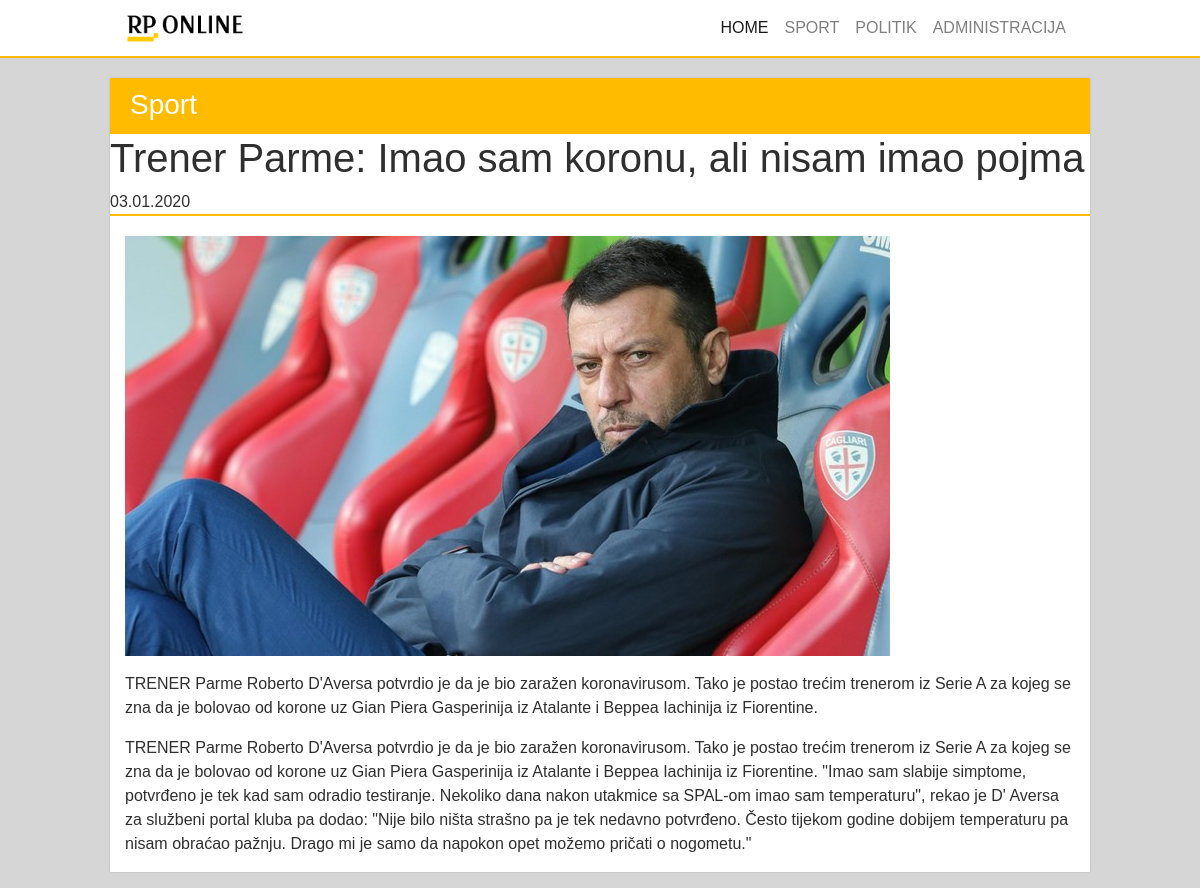
/?page=clanci&kat=sport&cid=4, run on the app's committed database.
### tables this page shows
CREATE TABLE `clanak` (
  `id` int(11) NOT NULL,
  `datum` date NOT NULL DEFAULT current_timestamp(),
  `naslov` varchar(64) NOT NULL,
  `sazetak` text NOT NULL,
  `tekst` text NOT NULL,
  `slika` varchar(64) NOT NULL,
  `kategorija` varchar(64) NOT NULL,
  `arhiva` tinyint(4) NOT NULL
);

### system/funkcije.php (called while the page is built)
<?php
function clean($data) {
    if (is_array($data)) {
        foreach ($data as $key => $value) {
            unset($data[$key]);
            $data[clean($key)] = clean($value);
        }
    } else {
        $data = htmlspecialchars($data, ENT_COMPAT, 'UTF-8');
    }
    return $data;
}
?>

### system/config.php (called while the page is built)
<?php
    $config['host'] = "localhost";
    $config['port'] = "3306";
    $config['username'] = "root";
    $config['password'] = "";
    $config['ime_baze'] = "vijesti";
    $config['image_path'] = "/images"
?>

### system/init.php (called while the page is built, shortened)
<?php
include('config.php');
include("mysql_driver.php");
include('funkcije.php');
include('clanak_class.php');
$db_host = $config['host']. ':' . $config['port'];
$db = new baza($db_host, $config['username'], $config['password'], $config['ime_baze']);
$clanak = new Clanak($db);

### system/mysql_driver.php (called while the page is built, shortened)
<?php
class baza {
    private $veza;
    public function __construct($host, $username, $password, $ime_baze) {
        $this->veza = new mysqli($host, $username, $password, $ime_baze);
        $this->veza->set_charset("utf8");
        $this->veza->query("SET SQL_MODE = ''");
    }
    public function query($sql) {
        $query = $this->veza->query($sql);
        if (!$this->veza->errno){
            if (isset($query->num_rows)) {
                $podaci = array();
                while ($red = $query->fetch_assoc()) {
                    $podaci[] = $red;
                }
                $rezultat = new stdClass();
                $rezultat->num_rows = $query->num_rows;
                $rezultat->row = isset($podaci[0]) ? $podaci[0] : array();
                $rezultat->rows = $podaci;
                return $rezultat;
            } else {
            return true;
            }
        } else {
            die("GREŠKA: Dogodila se greška kod slanja upita [" . $sql . "] prema bazi! <br /> " . $this->veza->error . "<br /> Kod: " . $this->veza->errno. "<br /> " );
        }
    }
}
?>

### system/clanak_class.php (called while the page is built, shortened)
<?php
class Clanak {
    private $db;
    public function __construct($db) {
        $this->db = $db;
    }
    function getClanak($id) {
        $sql = "SELECT * FROM `clanak` WHERE `id`=".$id;
        $query = $this->db->query($sql);
        if ($query->num_rows) {
            return array(
                'id'          => $query->row['id'],
                'naslov'      => $query->row['naslov'],
                'sazetak'     => $query->row['sazetak'],
                'sadrzaj'     => $query->row['tekst'],
                'slika'       => $query->row['slika'],
                'datum'       => date("d.m.Y", strtotime($query->row['datum'])),
                'kategorija'  => $query->row['kategorija'],
                'arhiva'      => $query->row['arhiva'],
            );
        } else {
			return false;
		}
    }
}

### clanci.php (the view, shortened to what this page needs)
<?php
if(isset($_GET['page']) && $_GET['page'] == 'clanci') {
    if(isset($_GET['kat'])){
        $kategorija = clean($_GET['kat']);
        if(isset($_GET['cid'])){
            $clanak_id = clean($_GET['cid']);
            $clanak_data = $clanak->getClanak($clanak_id);
            $slika = "no_image.png";
            if(isset($clanak_data['slika']) && !empty($clanak_data['slika'])){
                $slika = $clanak_data['slika'];
            }
             ?>
        <section class="<?php echo strtolower($kategorija); ?> clanak">
            <div class="section-heading">
                <h2 class="section-title"><a href="?page=clanci&kat=<?php echo strtolower ($kategorija); ?>" class="heading-link"><?php echo ucfirst($kategorija); ?></a></h2>
            </div>
            <div class="section-content">
                <article>
                    <header>
                        <h1 class="clanak-naslov"><?php echo $clanak_data['naslov']; ?></h1>
                        <span class="clanak-datum"><?php echo $clanak_data['datum']; ?></span>
                    </header>
                    <div class="container-fluid">
                        <div class="row">
                            <div class="col-md-12">
                                <figure class="clanak-slika">
                                    <img src="./images/<?php echo $slika; ?>" class="img-fluid " alt="<?php echo $clanak_data['naslov']; ?>" title="<?php echo $clanak_data['naslov']; ?>">
                                </figure>
                            </div>
                        </div>
                        <div class="row">
                            <div class="col-md-12">
                                <p class="clanak-sazetak">
                                    <?php echo $clanak_data['sazetak'] ?>
                                </p>
                                <p class="clanak-sadrzaj">
                                <?php echo $clanak_data['sadrzaj']; ?>
                                </p>
                            </div>
                        </div>
                    </div>
                </article>
            </div>
        </section>
       <?php }
    }
} else {
    echo "GREŠKA: Dogodila se greška! ";
}

### assets/css/style.css (style rules this page uses)
body { font-family: Arial,Helvetica,sans-serif; color: #2f2f2f; background-color: #d6d6d6; }
header { border-bottom: 2px solid #ffbb00; background-color: #ffffff; margin-bottom: 20px; }
section.sport, section.politika { margin: 16px 0; background-color: #ffffff; box-shadow: 0 0 2px 0 rgba(0,0,0,0.17); }
.section-heading { height: 56px; background-color: #ffbb00; color: #ffffff; padding: 10px 0; }
h2.section-title { padding-left: 20px; font-size: 1.75rem; }
h2.section-title .heading-link { color: #ffffff; }

### data on the page
clanak: naslov "Trener Parme: Imao sam koronu, ali nisam imao pojma", slika (picture), sazetak "TRENER Parme Roberto D'Aversa potvrdio je da je bio zaražen koronavirusom. Tako je postao trećim trenerom iz Serie A za kojeg se zna da je bolovao od korone uz Gian Piera Gasperinija iz Atalante i Beppea Iachinija iz Fiorentine.", tekst "TRENER Parme Roberto D'Aversa potvrdio je da je bio zaražen koronavirusom. Tako je postao trećim trenerom iz Serie A za kojeg se zna da je bolovao od korone uz Gian Piera Gasperinija iz Atalante i Beppea Iachinija iz Fiorentine. \"Imao sam slabije simptome, potvrđeno je tek kad sam odradio testiranje. Nekoliko dana nakon utakmice sa SPAL-om imao sam temperaturu\", rekao je D' Aversa za službeni portal kluba pa dodao: \"Nije bilo ništa strašno pa je tek nedavno potvrđeno. Često tijekom godine dobijem temperaturu pa nisam obraćao pažnju. Drago mi je samo da napokon opet možemo pričati o nogometu.\""

### other printed values
$kategorija "Sport"
$clanak_data['datum'] "03.01.2020"
